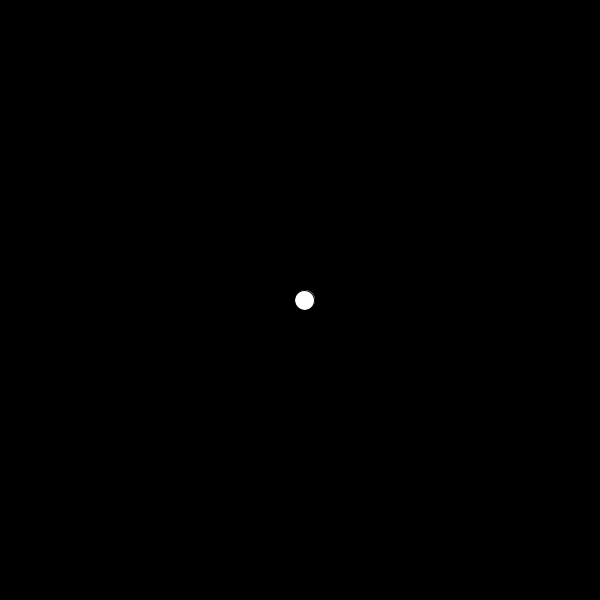
Frame 1 (no input)
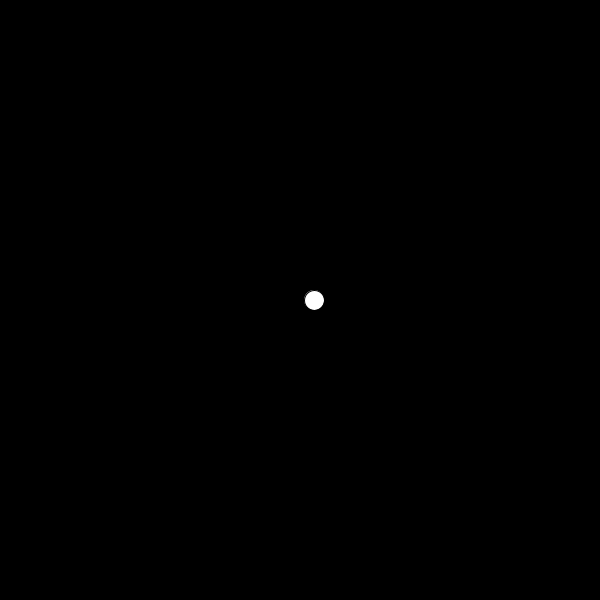
Frame 60 (the mouse pressed at the canvas centre just before this capture)
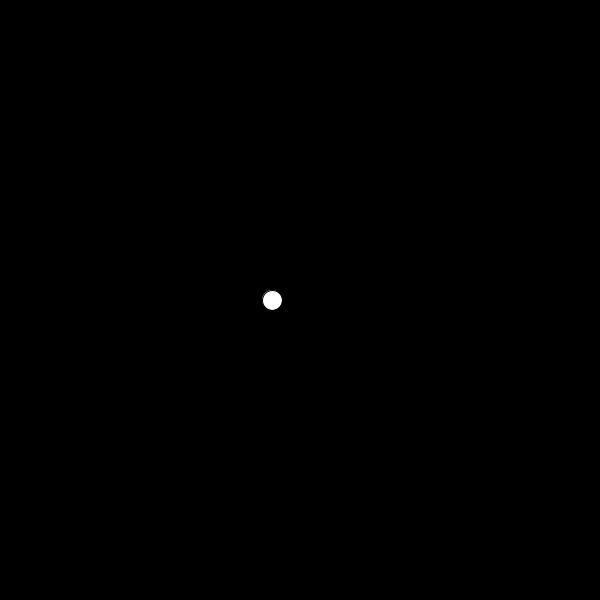
Frame 120 (the mouse held since frame 60 and released just before this capture)

The Processing sketch that drew these frames (run headless with seeded random() and noise(); from frame 60 on, the mouse is pressed at the canvas centre):

// Processing sketch: simple_sinAnimation
// ── simple_sinAnimation.pde
float angle;
float speed;
float rad;
float xOrigin, yOrigin;
float xPos;

void setup(){
  size(600,600);
  rad = 100;
  xOrigin = width/2;
  yOrigin = height/2;
}

void draw(){
  background(0);
  //in this case we're just using the sin
  //because we are animatin just one axis
  
  
  //we are using the (-1 to 1) that sin returns and multiplying it by the radius
  //we use frameCount in this case just to make the angle used in the sin calculation grow
  xPos = sin(frameCount * 0.05) * rad; 
  ellipse (xOrigin + xPos, yOrigin + angle, 20,20); 
  
}
